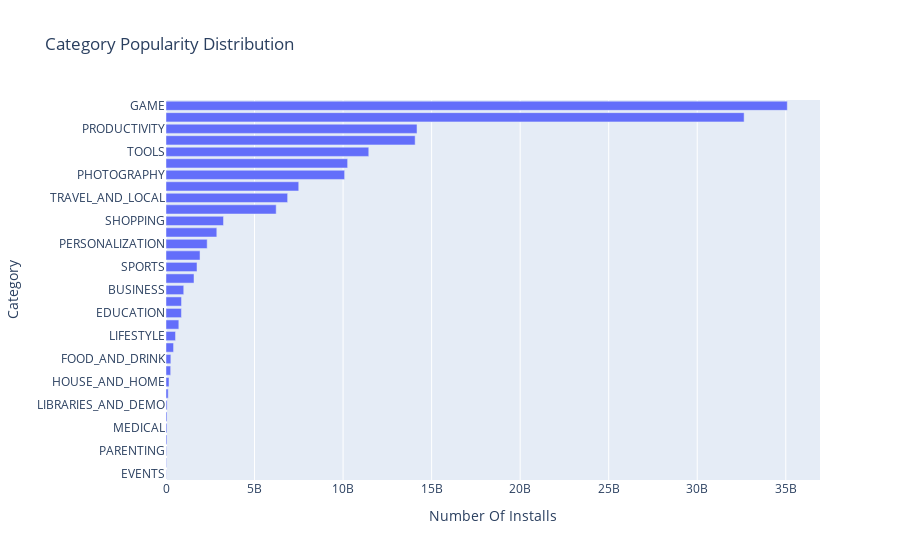

Source (notebook cell):
### Code cell
h_bar = px.bar(x=category_installs.Installs, y=category_installs.index, orientation='h', title="Category Popularity Distribution")
h_bar.update_layout(xaxis_title="Number Of Installs", yaxis_title="Category")

### Figure 1 — Plotly figure (JSON) as saved in the notebook; plotly's stock layout.template omitted (floating-point values rounded to 4 significant figures)
{"data": [{"alignmentgroup": "True", "hovertemplate": "x=%{x}<br>y=%{y}<extra></extra>", "legendgroup": "", "marker": {"color": "#636efa", "pattern": {"shape": ""}}, "name": "", "offsetgroup": "", "orientation": "h", "showlegend": false, "textposition": "auto", "type": "bar", "x": [15949410, 26916200, 31116110, 53129800, 53205576, 56036100, 62083000, 124233100, 168582000, 264295110, 273777750, 426096500, 537431120, 724267560, 871352000, 876549400, 1001768120, 1583056220, 1751131465, 1921291655, 2325352930, 2869160000, 3247831540, 6221897200, 6868859300, 7496210650, 10088243130, 10257676490, 11450724500, 14069841475, 14176070180, 32647241530, 35085862717], "xaxis": "x", "y": ["EVENTS", "BEAUTY", "PARENTING", "AUTO_AND_VEHICLES", "MEDICAL", "COMICS", "LIBRARIES_AND_DEMO", "ART_AND_DESIGN", "HOUSE_AND_HOME", "DATING", "FOOD_AND_DRINK", "WEATHER", "LIFESTYLE", "MAPS_AND_NAVIGATION", "EDUCATION", "FINANCE", "BUSINESS", "HEALTH_AND_FITNESS", "SPORTS", "BOOKS_AND_REFERENCE", "PERSONALIZATION", "ENTERTAINMENT", "SHOPPING", "VIDEO_PLAYERS", "TRAVEL_AND_LOCAL", "NEWS_AND_MAGAZINES", "PHOTOGRAPHY", "FAMILY", "TOOLS", "SOCIAL", "PRODUCTIVITY", "COMMUNICATION", "GAME"], "yaxis": "y"}], "layout": {"barmode": "relative", "legend": {"tracegroupgap": 0}, "title": {"text": "Category Popularity Distribution"}, "xaxis": {"anchor": "y", "domain": [0, 1], "title": {"text": "Number Of Installs"}}, "yaxis": {"anchor": "x", "domain": [0, 1], "title": {"text": "Category"}}}}
